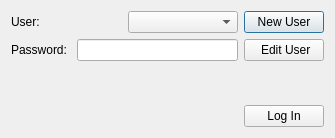
<?xml version="1.0" encoding="UTF-8"?>
<ui version="4.0">
 <class>StartDialog</class>
 <widget class="QDialog" name="StartDialog">
  <property name="geometry">
   <rect>
    <x>0</x>
    <y>0</y>
    <width>335</width>
    <height>138</height>
   </rect>
  </property>
  <property name="windowTitle">
   <string>Log In</string>
  </property>
  <layout class="QGridLayout" name="gridLayout_2">
   <item row="0" column="0">
    <layout class="QGridLayout" name="gridLayout">
     <item row="0" column="0">
      <layout class="QVBoxLayout" name="verticalLayout">
       <item>
        <layout class="QHBoxLayout" name="horizontalLayout">
         <item>
          <widget class="QLabel" name="label">
           <property name="text">
            <string>User: </string>
           </property>
           <property name="buddy">
            <cstring>userComboBox</cstring>
           </property>
          </widget>
         </item>
         <item>
          <widget class="QComboBox" name="userComboBox"/>
         </item>
        </layout>
       </item>
       <item>
        <layout class="QHBoxLayout" name="horizontalLayout_2">
         <item>
          <widget class="QLabel" name="label_2">
           <property name="text">
            <string>Password: </string>
           </property>
          </widget>
         </item>
         <item>
          <widget class="QLineEdit" name="passwordLineEdit"/>
         </item>
        </layout>
       </item>
       <item>
        <spacer name="verticalSpacer_2">
         <property name="orientation">
          <enum>Qt::Vertical</enum>
         </property>
         <property name="sizeHint" stdset="0">
          <size>
           <width>20</width>
           <height>40</height>
          </size>
         </property>
        </spacer>
       </item>
      </layout>
     </item>
     <item row="0" column="1">
      <layout class="QVBoxLayout" name="verticalLayout_2">
       <item>
        <widget class="QPushButton" name="newUserButton">
         <property name="text">
          <string>New User</string>
         </property>
        </widget>
       </item>
       <item>
        <widget class="QPushButton" name="editUserButton">
         <property name="text">
          <string> Edit User</string>
         </property>
        </widget>
       </item>
       <item>
        <spacer name="verticalSpacer">
         <property name="orientation">
          <enum>Qt::Vertical</enum>
         </property>
         <property name="sizeHint" stdset="0">
          <size>
           <width>20</width>
           <height>40</height>
          </size>
         </property>
        </spacer>
       </item>
       <item>
        <widget class="QPushButton" name="logInButton">
         <property name="text">
          <string>Log In</string>
         </property>
        </widget>
       </item>
      </layout>
     </item>
    </layout>
   </item>
  </layout>
 </widget>
 <resources/>
 <connections/>
</ui>
